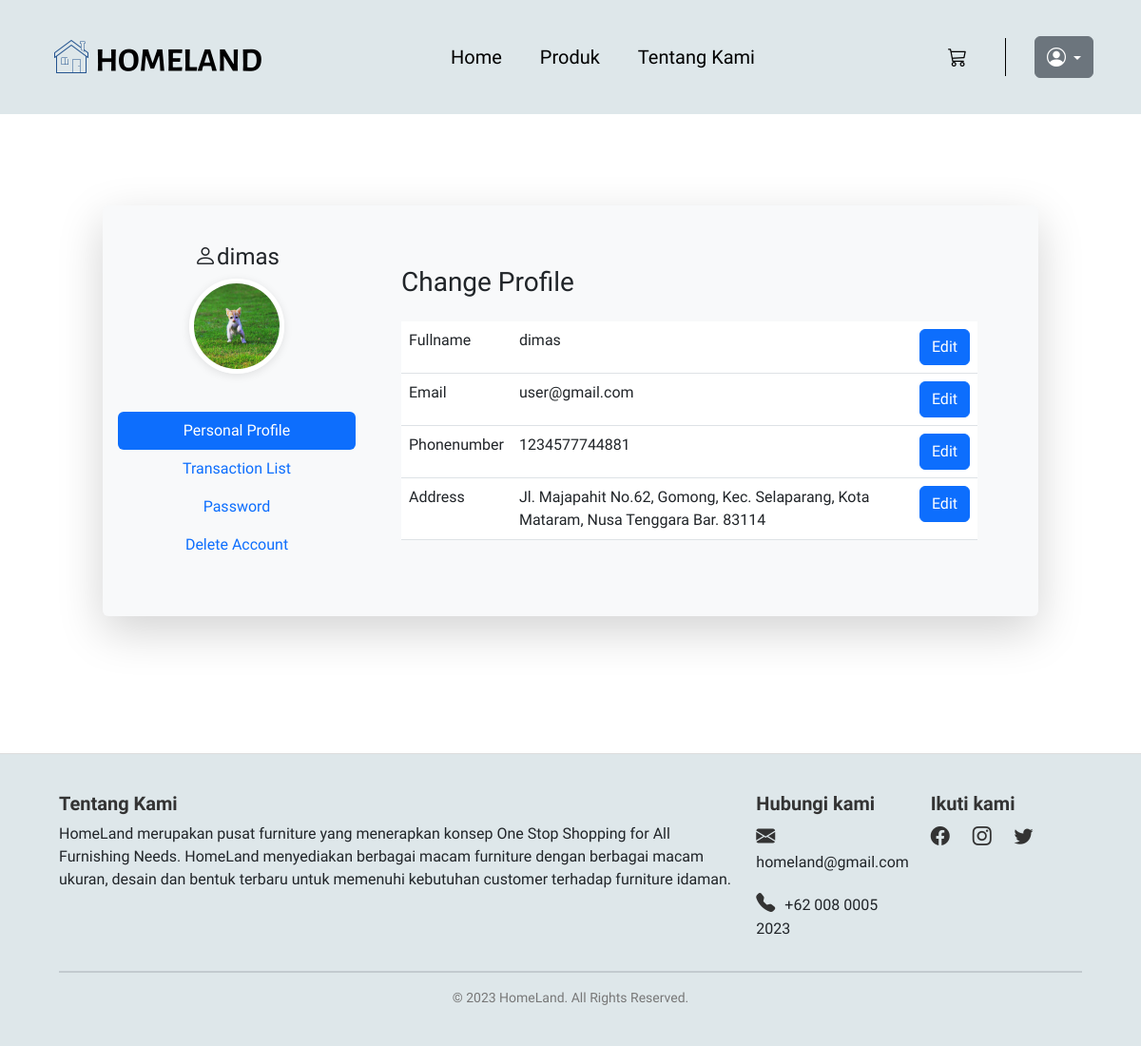
The page /akunsaya.php (signed in) on the database its author committed.
### tables this page shows
CREATE TABLE `tb_user` (
  `id` int(11) NOT NULL,
  `fullname` varchar(100) NOT NULL,
  `email` varchar(100) NOT NULL,
  `phonenumber` varchar(20) NOT NULL,
  `address` varchar(100) NOT NULL,
  `password` varchar(200) NOT NULL
);

### akunsaya.php (the view, shortened to what this page needs)
<?php
require 'koneksi/connection.php';
$user_id = $_SESSION['id'];
include 'header.php';
?>
<section class="p-5 m-5">
  <div class="container">
    <div class="shadow-lg p-3 mb-5 bg-body-tertiary rounded d-block d-sm-flex">
      <?php
      $showUserData = mysqli_query($conn, "SELECT * FROM tb_user WHERE id='$user_id'");
      foreach ($showUserData as $data) :
      ?>
        <div class="profile-tab-nav border-right">
          <div class="p-4">
            <h4 class="text-center"><i class="bi bi-person"></i><?= $data["fullname"]; ?></h4>
            <div class="img-circle text-center mb-3">
              <img src="assets/38081873_2318805751470103_1268323427559669760_n.jpg" alt="Image" class="shadow" />
            </div>
          </div>
          <div class="nav flex-column nav-pills" id="v-pills-tab" role="tablist" aria-orientation="vertical">
            <button class="nav-link active" id="v-pills-profile-tab" data-bs-toggle="pill" data-bs-target="#v-pills-profile" type="button" role="tab" aria-controls="v-pills-profile" aria-selected="true">Personal Profile</button>
            <button class="nav-link" id="v-pills-transaksi-tab" data-bs-toggle="pill" data-bs-target="#v-pills-transaksi" type="button" role="tab" aria-controls="v-pills-transaksi" aria-selected="false">Transaction List</button>
            <button class="nav-link" id="v-pills-password-tab" data-bs-toggle="pill" data-bs-target="#v-pills-password" type="button" role="tab" aria-controls="v-pills-password" aria-selected="false">Password</button>
            <button class="nav-link" id="v-pills-deleteaccount-tab" data-bs-toggle="pill" data-bs-target="#v-pills-deleteaccount" type="button" role="tab" aria-controls="v-pills-deleteaccount" aria-selected="false">Delete Account</button>
          </div>
        </div>
        <div class="tab-content p-4 p-md-5" id="v-pills-tabContent">
          <div class="tab-pane fade show active" id="v-pills-profile" role="tabpanel" aria-labelledby="v-pills-profile-tab">
            <h3 class="mb-4">Change Profile</h3>
            <table class="table">
              <tbody>
                <tr>
                  <th scope="row">Fullname</th>
                  <td><?= $data["fullname"]; ?></td>
                  <td>
                    <button type="button" class="btn btn-primary" data-bs-toggle="modal" data-bs-target="#fullnameModal">
                      Edit
                    </button>
                  </td>
                </tr>
                <tr>
                  <th scope="row">Email</th>
                  <td><?= $data["email"]; ?></td>
                  <td>
                    <button type="button" class="btn btn-primary" data-bs-toggle="modal" data-bs-target="#emailModal">
                      Edit
                    </button>
                  </td>
                </tr>
                <tr>
                  <th scope="row">Phonenumber</th>
                  <td><?= $data["phonenumber"]; ?></td>
                  <td>
                    <button type="button" class="btn btn-primary" data-bs-toggle="modal" data-bs-target="#phonenumberModal">
                      Edit
                    </button>
                  </td>
                </tr>
                <tr>
                  <th scope="row">Address</th>
                  <td><?= $data["address"]; ?></td>
                  <td>
                    <button type="button" class="btn btn-primary" data-bs-toggle="modal" data-bs-target="#addressModal">
                      Edit
                    </button>
                  </td>
                </tr>
              </tbody>
            </table>
          </div>
        </div>
      <?php endforeach; ?>
    </div>
  </div>
</section>
<?php
include 'footer.php';
?>

### css/style.css (style rules this page uses)
* { margin: 0; padding: 0; box-sizing: border-box; font-family: "Inconsolata", monospace; }
body { overflow-x: hidden; }
.shadow { box-shadow: 0 2px 10px rgba(0, 0, 0, 0.1) !important; }
.profile-tab-nav { min-width: 250px; }
.tab-content { flex: 1; }
.img-circle img { height: 100px; width: 100px; border-radius: 100%; border: 5px solid #fff; }
table { width: 100%; border-collapse: collapse; }
th { text-align: left; padding: 5px; color: black; background: #dee7ea; font-weight: normal; }
td { padding: 10px 5px; }
td:last-child { text-align: right; }

### rows shown on the page
tb_user: fullname "dimas", email "user@gmail.com", phonenumber "1234577744881", address "Jl. Majapahit No.62, Gomong, Kec. Selaparang, Kota Mataram, Nusa Tenggara Bar. 83114"
